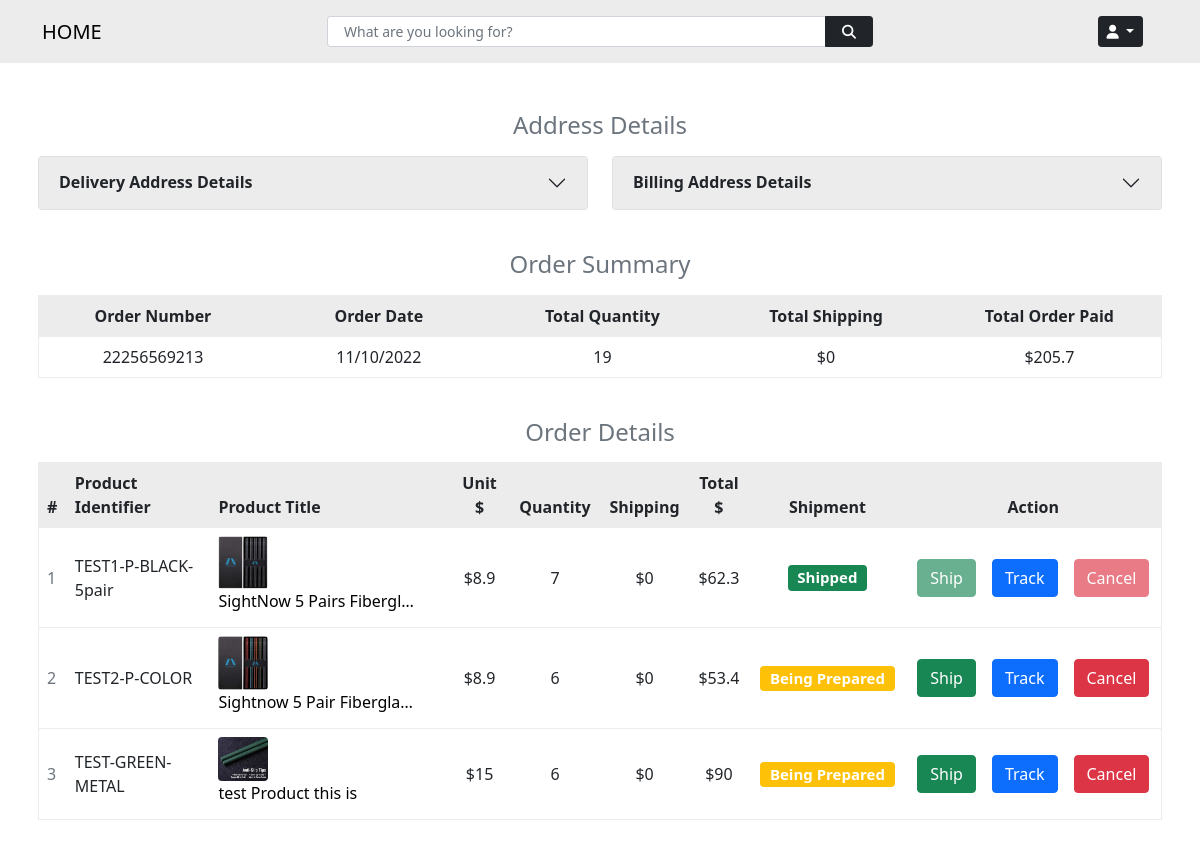
Screenshot of /admin/order/specific/22256569213/3/ (signed in) with the database file from the repository.
### db_app.py (models this page shows)
class Orders(db.Model):
    __tablename__ = "orders"
    id = Column(Integer, primary_key=True)
    order_number = Column(Integer, unique=True, nullable=False)
    product_identifiers = Column(String, nullable=False)
    customer_name = Column(String, nullable=False)
    customer_surname = Column(String, nullable=False)
    delivery_address_ids = Column(Integer, nullable=False)
    billing_address_ids = Column(Integer, nullable=False)
    delivery_cost = Column(Integer, nullable=False)
    total_order_value = Column(Integer, nullable=False)
    order_date = Column(String, nullable=False)
    payment_status = Column(String, nullable=False)
    shipment_status = Column(String, nullable=False)
    user_id = Column(Integer, ForeignKey("users.id"))

class OrderDetails(db.Model):
    __tablename__ = "order_details"
    id = Column(Integer, primary_key=True)
    order_number = Column(Integer, nullable=False)
    order_id = Column(Integer, nullable=False)
    product_id = Column(Integer, nullable=False)
    product_identifier = Column(String, nullable=False)
    title = Column(String, nullable=False)
    color = Column(String, nullable=False)
    price = Column(Integer, nullable=False)
    quantity = Column(Integer, nullable=True)
    total_price = Column(Integer, nullable=True)
    order_status = Column(String, nullable=False)
    returned_quantity = Column(Integer, nullable=False)
    main_img_path = Column(String, nullable=False)
    user_id = Column(Integer, ForeignKey("users.id"))

### main.py (the view)
@app.route("/admin/order/specific/<order_number>/<user_id>/", methods=["GET"])
@admin_only
def admin_show_order(order_number, user_id):
    current_order = Orders.query.filter_by(order_number=order_number, user_id=user_id).first()
    order_detail = OrderDetails.query.filter_by(order_number=order_number, user_id=user_id).all()
    detail_list = [det for det in order_detail]
    total_cost = 0
    total_order_quantity = 0
    for purchase in detail_list:
        total_cost += purchase.total_price
        total_order_quantity += purchase.quantity
    delivery_address = UserAddresses.query.filter_by(id=current_order.delivery_address_ids,
                                                     user_id=current_order.user_id).first()
    billing_address = UserBillingAddresses.query.filter_by(id=current_order.billing_address_ids,
                                                           user_id=current_order.user_id).first()
    return render_template("admin_order_detail.html",
                           order_detail=detail_list,
                           order=current_order,
                           total_cost=total_cost,
                           total_quantity=total_order_quantity,
                           delivery_address=delivery_address,
                           billing_address=billing_address,
                           )

### main.py (called while the page is built)
@login_manager.user_loader
def load_user(user_id):
    if int(user_id) > 1000:
        return AdminUser.query.get(int(user_id))
    else:
        return User.query.get(int(user_id))

def admin_only(func):
    @wraps(func)
    def check_id(*args, **kwargs):
        if int(current_user.id) < 1000:
            raise abort(403)
        else:
            return func(*args, **kwargs)
    return check_id

### templates/admin_order_detail.html (shortened to what this page needs)
{% include 'header.html' %}
<div class="container mt-5 px-2">
    <div class="row d-flex justify-content-center mb-2">
        <h4 class="text-muted" style="text-align: center;">Address Details</h4>
    </div>
    <div class="row d-flex justify-content-around mb-4">
        <div class="col-lg-6 mb-3">
            <div class="accordion" id="accordionFlushExample">
              <div class="accordion-item">
                <h2 class="accordion-header accordion-heading" id="flush-headingOne" style="background-color: #ECECEC;">
                  <button class="accordion-button collapsed fw-bold" type="button" data-bs-toggle="collapse" data-bs-target="#flush-collapseOne" aria-expanded="false" aria-controls="flush-collapseOne">
                      Delivery Address Details
                  </button>
                </h2>
              </div>
            </div>
        </div>
        <div class="col-lg-6  mb-3">
            <div class="accordion" id="accordionFlushExample2">
              <div class="accordion-item">
                <h2 class="accordion-header accordion-heading" id="flush-headingTwo">
                  <button class="accordion-button collapsed fw-bold" type="button" data-bs-toggle="collapse" data-bs-target="#flush-collapseTwo" aria-expanded="false" aria-controls="flush-collapseTwo"
                  style="text-decoration: none;   outline: none;">
                      Billing Address Details
                  </button>
                </h2>
              </div>
            </div>
        </div>
    </div>
    <div class="row d-flex justify-content-center mb-2">
        <h4 class="text-muted" style="text-align: center;">Order Summary</h4>
    </div>
    <div class="table-responsive table-bordered mb-4">
       <table class="table table-responsive" style="border-color: #ECECEC;">
         <thead>
           <tr class="" style="background-color: #ECECEC;">
             <th scope="col" width="10%" class="text-center">Order Number</th>
             <th scope="col" width="10%" class="text-center">Order Date</th>
             <th scope="col" width="10%" class="text-center">Total Quantity</th>
             <th scope="col" width="10%" class="text-center">Total Shipping</th>
             <th scope="col" width="10%" class="text-center">Total Order Paid</th>
           </tr>
         </thead>
         <tbody class="align-middle">
           <tr>
             <td class="text-center">{{ order.order_number }}</td>
             <td class="text-center">{{ order.order_date.split()[0] }}</td>
             <td class="text-center">{{ total_quantity }}</td>
             <td class="text-center">${{ order.delivery_cost }}</td>
             <td class="text-center">${{ total_cost|round(1, 'floor') }}</td>
           </tr>
         </tbody>
       </table>
    </div>
    <div class="row d-flex justify-content-center mb-2">
        <h4 class="text-muted" style="text-align: center;">Order Details</h4>
    </div>
    <div class="table-responsive table-bordered mb-5">
       <table class="table table-responsive" style="border-color: #ECECEC;">
         <thead>
           <tr class="" style="background-color: #ECECEC;">
             <th scope="col" width="2%">#</th>
             <th scope="col" width="12%">Product Identifier</th>
             <th scope="col" width="20%">Product Title</th>
             <th scope="col" width="5%" class="text-center">Unit $</th>
             <th scope="col" width="5%" class="text-center">Quantity</th>
             <th scope="col" width="3%" class="text-center">Shipping</th>
             <th scope="col" width="5%" class="text-center">Total $</th>
             <th scope="col" width="8%" style="text-align:center;">Shipment</th>
             <th scope="col" width="10%" style="text-align:center;"><span>Action</span></th>
           </tr>
         </thead>
         <tbody class="align-middle">
         {% for product in order_detail: %}
           <tr>
             <td class="text-muted"> {{ loop.index }}</td>
             <td>{{ product.product_identifier }}</td>
             <td>
                 <a href="{{ url_for('product', id=product.id, product_identifier=product.product_identifier) }}" style="text-decoration: none; color:black;">
                     <img src="/{{ product.main_img_path }}" class="img-fluid rounded me-3" style="width:50px;" alt="image">
                     <span class="title-span"> {{ product.title }}</span></a>
             </td>
             <td class="text-center"> ${{ product.price }}</td>
             <td class="text-center"> {{ product.quantity }}</td>
             <td class="text-center"> ${{ order.delivery_cost }}</td>
             <td class="text-center"> ${{ product.total_price }}</td>
             <td>
                 <div class="d-flex justify-content-center" style="vertical-align: middle;">
                     {% if product.order_status == "Being Prepared": %}
                     <span class="badge bg-warning" style="font-size: 15px; ">{{ product.order_status }}</span>
                     {% elif product.order_status == "Shipped": %}
                     <span class="badge bg-success" style="font-size: 15px; ">{{ product.order_status }}</span>
                     {% elif product.order_status == "Cancelled": %}
                     <span class="badge bg-danger" style="font-size: 15px; ">{{ product.order_status }}</span>
                     {% endif %}
                 </div>
             </td>
               <td>
                   <div class="d-flex justify-content-center">
                       {% if product.order_status == "Shipped" or product.order_status == "Cancelled" %}
                       <button class="btn btn-success me-3" type="button"
                          data-bs-toggle="modal" data-bs-target="#staticBackdrop{{product.id}}" disabled>Ship</button>
                       {% else: %}
                       <button class="btn btn-success me-3" type="button"
                          data-bs-toggle="modal" data-bs-target="#staticBackdrop{{product.id}}">Ship</button>
                        {% endif %}
                       {% if product.order_status == "Cancelled" %}
                       <button class="btn btn-primary me-3" disabled>Track</button>
                        {% else: %}
                       <a class="btn btn-primary me-3" href="{{ url_for('admin_order_tracking_page', order_number=product.order_number, order_detail_id=product.id, user_id=product.user_id) }}">Track</a>
                       {% endif %}
                       {% if product.order_status == "Cancelled" or product.order_status == "Delivered" or product.order_status == "Shipped" %}
                       <button class="btn btn-danger" disabled>Cancel</button>
                       {% else: %}
                       <button class="btn btn-danger">Cancel</button>
                        {% endif %}
                   </div>
               </td>
           </tr>
         {% endfor %}
         </tbody>
       </table>
    </div>
</div>

### templates/admin_order_detail.html (style rules this page uses)
.table thead th { border-bottom: none; }
.accordion-button.collapsed { background: #ECECEC; }
.title-span { display: inline-block; width: 200px; white-space: nowrap; overflow: hidden !important; text-overflow: ellipsis; }

### rows the page displays
Orders: order_number "22256569213", order_date "11/10/2022", delivery_cost "0"
OrderDetails: product_identifier "TEST1-P-BLACK-5pair", main_img_path (picture), title "SightNow 5 Pairs Fibergl…", price "8.9", quantity "7", total_price "62.3", order_status "Shipped", shows "Cancel"
OrderDetails: product_identifier "TEST2-P-COLOR", main_img_path (picture), title "Sightnow 5 Pair Fibergla…", price "8.9", quantity "6", total_price "53.4", order_status "Being Prepared", shows "Cancel"
OrderDetails: product_identifier "TEST-GREEN-METAL", main_img_path (picture), title "test Product this is", price "15", quantity "6", total_price "90", order_status "Being Prepared", shows "Cancel"

### other values shown
{{ total_quantity }} "19"
{{ total_cost|round(1, 'floor') }} "205.7"
